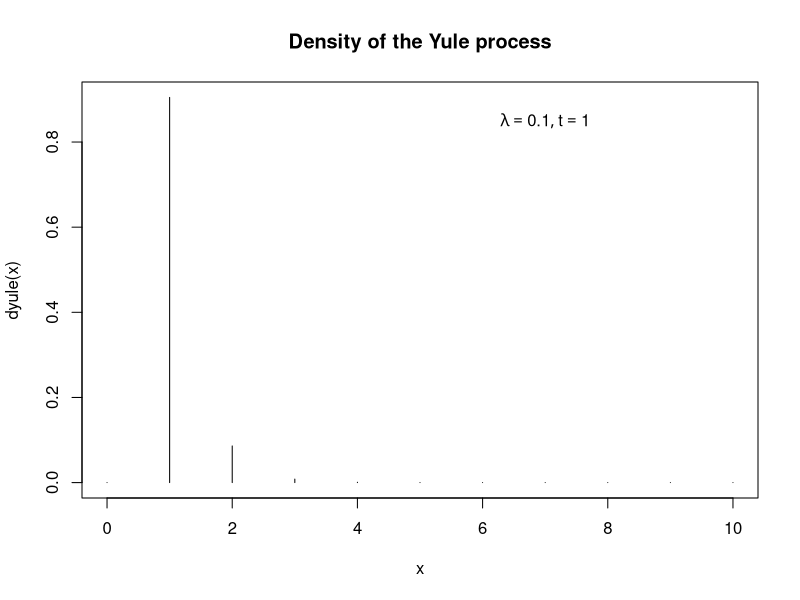
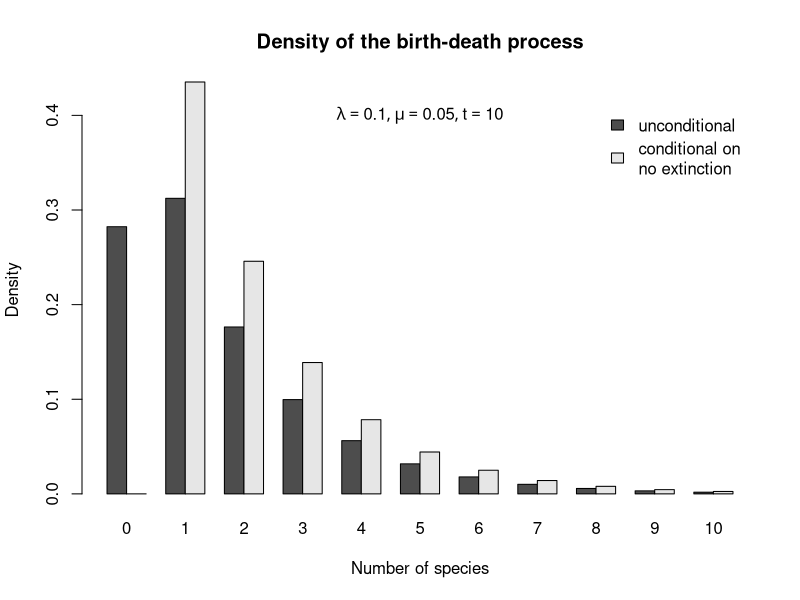

Generate these figures, in order, with R:
library(ape)


### Name: dbd
### Title: Probability Density Under Birth-Death Models
### Aliases: dyule dbd dbdTime
### Keywords: utilities

### ** Examples

x <- 0:10
plot(x, dyule(x), type = "h", main = "Density of the Yule process")
text(7, 0.85, expression(list(lambda == 0.1, t == 1)))

y <- dbd(x, 0.1, 0.05, 10)
z <- dbd(x, 0.1, 0.05, 10, conditional = TRUE)
d <- rbind(y, z)
colnames(d) <- x
barplot(d, beside = TRUE, ylab = "Density", xlab = "Number of species",
        legend = c("unconditional", "conditional on\nno extinction"),
        args.legend = list(bty = "n"))
title("Density of the birth-death process")
text(17, 0.4, expression(list(lambda == 0.1, mu == 0.05, t == 10)))

## Not run: 
##D ### generate 1000 values from a Yule process with lambda = 0.05
##D x <- replicate(1e3, Ntip(rlineage(0.05, 0)))
##D 
##D ### the correct way to calculate the log-likelihood...:
##D sum(dyule(x, 0.05, 50, log = TRUE))
##D 
##D ### ... and the wrong way:
##D log(prod(dyule(x, 0.05, 50)))
##D 
##D ### a third, less preferred, way:
##D sum(log(dyule(x, 0.05, 50)))
## End(Not run)
